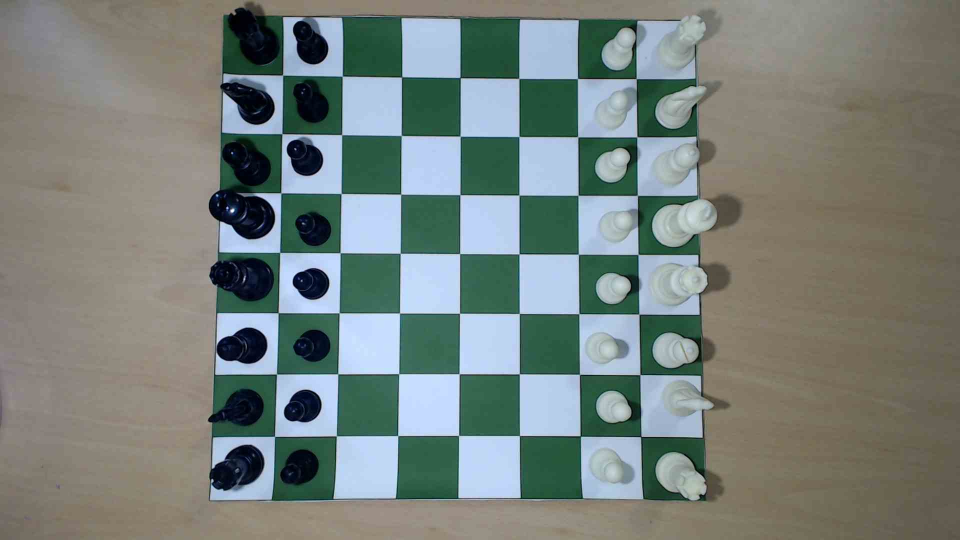
#> input picture data/raw/tablero_horizontal_2.jpg, 1920 x 1080 px (shown at 1/2 size)
$ jupyter execute --allow-errors delimitar_tablero.ipynb
#> lines starting #> are read from the running program, lines starting #| are printed output that depends on the picture; after the words box and inside, x2 and y2 are one past the last pixel; in counts of white or black regions, pixels touching at a corner belong together
# tableros bien horizontales

[cell 1]
import cv2
import matplotlib.pyplot as plt

[cell 2]
import cv2
import numpy as np
import matplotlib.pyplot as plt

# 1. Cargar la imagen
ruta = "../../data/raw/tablero_horizontal_2.jpg"
imagen_gris = cv2.imread(ruta, 0)
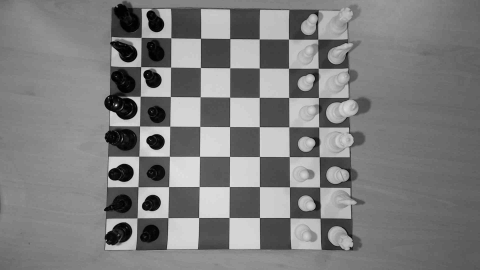
#> imagen_gris: shape (1080, 1920) (shown at 1/4 size); min 0, max 255, mean 125.2
imagen_color = cv2.imread(ruta)
#> imagen_color is the input picture: shape (1080, 1920, 3); mean B, G, R 123.6, 128.7, 119.5
imagen_color = cv2.cvtColor(imagen_color, cv2.COLOR_BGR2RGB)

if imagen_gris is None:
    print("No se pudo cargar la imagen. Revisa la ruta.")
else:
    # 2. SUAVIZADO: Eliminamos imperfecciones o texturas sutiles
    desenfocado = cv2.GaussianBlur(imagen_gris, (5, 5), 0)

    # 3. CANNY (REALCE DE BORDES): Busca cambios bruscos de intensidad.
    # Los valores 50 y 150 son los umbrales de sensibilidad.
    bordes_canny = cv2.Canny(desenfocado, 50, 150)
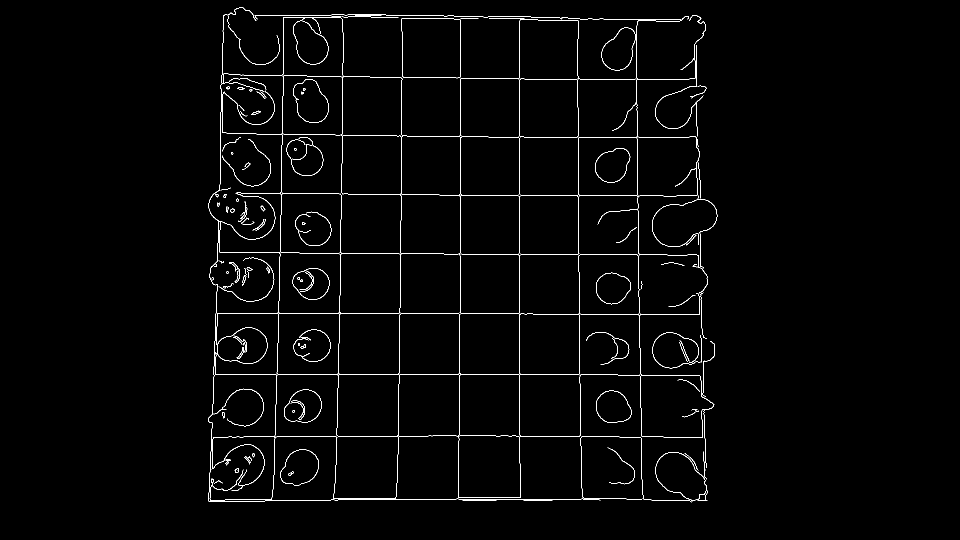
#> bordes_canny: shape (1080, 1920) (shown at 1/2 size); 1.5% white in thin lines or dots, all inside (x1, y1, x2, y2) = (416, 15, 1435, 1005)

    # 4. OPERACIÓN MORFOLÓGICA (CIERRE): Creamos un "bloque" de 5x5 píxeles
    # para conectar líneas del borde exterior que hayan quedado separadas o rotas.
    kernel = np.ones((5, 5), np.uint8)
    bordes_cerrados = cv2.morphologyEx(bordes_canny, cv2.MORPH_CLOSE, kernel)
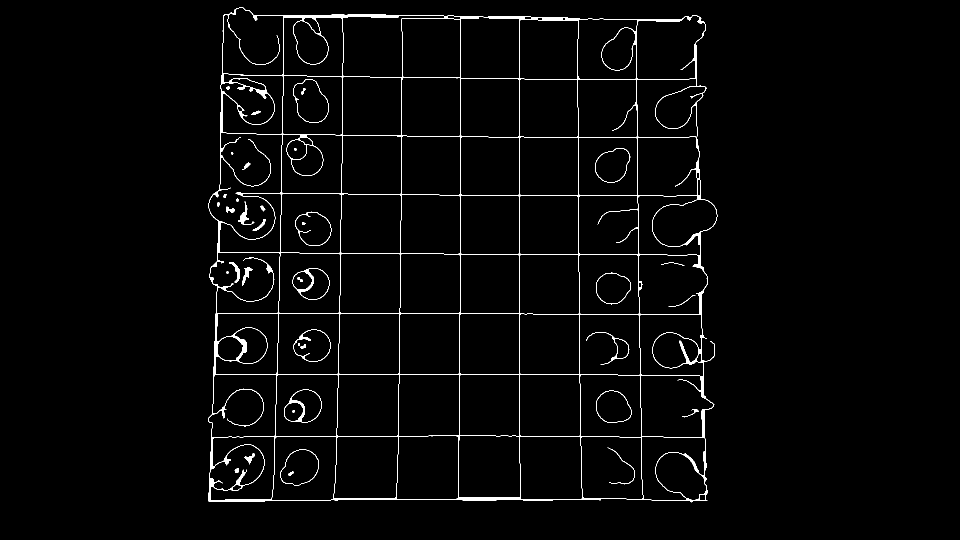
#> bordes_cerrados: shape (1080, 1920) (shown at 1/2 size); 1.9% white; 39 white regions (1 under 20 px)

    # 5. ENCONTRAR CONTORNOS: Buscamos solo el contorno más externo
    contornos, _ = cv2.findContours(bordes_cerrados, cv2.RETR_EXTERNAL, cv2.CHAIN_APPROX_SIMPLE)
#> contornos = 1 contour; box (x1, y1, x2, y2) and area: (416, 15, 1435, 1005) 931602

    # Ordenamos por tamaño (área) de mayor a menor
    contornos = sorted(contornos, key=cv2.contourArea, reverse=True)

    tablero_esquinas = None

    # 6. FILTRAR POR RECTÁNGULO: Buscamos cuál de los contornos grandes tiene 4 esquinas
    for c in contornos:
        perimetro = cv2.arcLength(c, True)
        aproximacion = cv2.approxPolyDP(c, 0.02 * perimetro, True)

        if len(aproximacion) == 4:
            tablero_esquinas = aproximacion
            break
#> this loop made 1 pass
#> perimetro on pass 1: 5000.1

    # 7. DIBUJAR Y MOSTRAR TODO EL PROCESO
    if tablero_esquinas is not None:
        print("¡Éxito! Se detectó el recuadro exterior del tablero.")
        cv2.drawContours(imagen_color, [tablero_esquinas], -1, (0, 255, 0), 7)
    else:
        print("No se encontró un contorno exterior de 4 esquinas perfecto.")
        print("Intentaremos dibujar el contorno más grande que encontró (tenga o no 4 esquinas) para ver qué pasó:")
        if len(contornos) > 0:
            cv2.drawContours(imagen_color, [contornos[0]], -1, (255, 0, 0), 5)
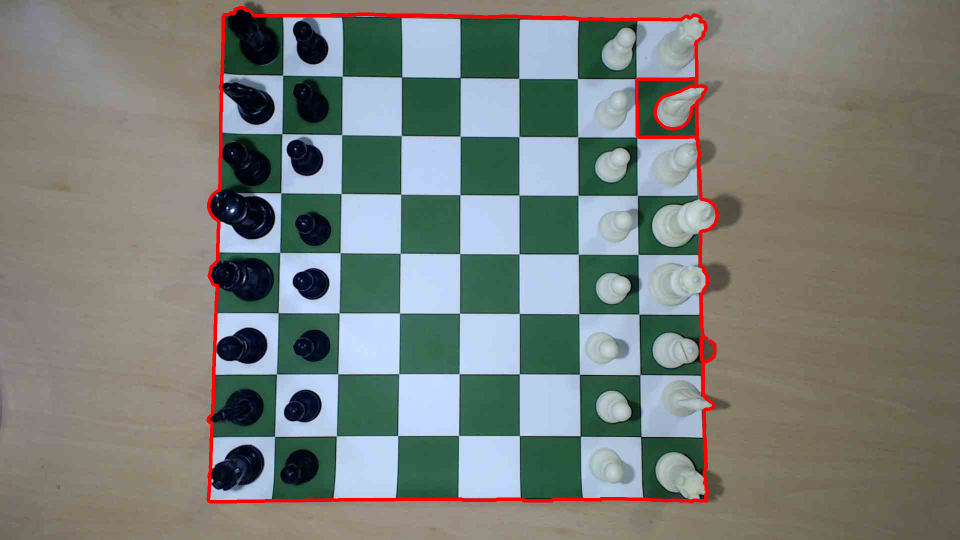
#> imagen_color: shape (1080, 1920, 3) (shown at 1/2 size); mean R, G, B 122, 127, 122

    # Bloque de visualización en Jupyter para diagnóstico
    fig, axs = plt.subplots(1, 3, figsize=(18, 6))

    axs[0].imshow(bordes_canny, cmap='gray')
    axs[0].set_title("1. Bordes con Canny")
    axs[0].axis('off')

    axs[1].imshow(bordes_cerrados, cmap='gray')
    axs[1].set_title("2. Bordes Cerrados (Morfología)")
    axs[1].axis('off')

    axs[2].imshow(imagen_color)
    axs[2].set_title("3. Resultado Final (Verde o Rojo)")
    axs[2].axis('off')

    plt.tight_layout()
    plt.show()

[cell 3]
print(tablero_esquinas)

Una vez delimitado el tablero podemos identificar las zonas en una matriz!!!

Aunque el tablero puede estar horizontal o vertical y las negras pueden estar arriba o abajo, para eso vamos a detectar

# identificar negras y blancas

ya tenemos el ancho

Voy a identificar las posiciones del tablero de las imagenes para saber como se van actualizando las posiciones.

sacamos los minimos de de cada axis.

[cell 4]
imagen_color = cv2.imread(ruta)
imagen_color = cv2.cvtColor(imagen_color, cv2.COLOR_BGR2RGB)

#> (the rest of this cell did not finish here and is left out)

#> (a cell that did not finish here is left out)

# corrigiendo la perspectiva

[cell 6]
import cv2
import numpy as np
import matplotlib.pyplot as plt

# Cargar imagen (OpenCV la carga en BGR por defecto)
imagen_bgr = cv2.imread(ruta)

# Convertir de BGR a HSV para trabajar en este espacio de color
imagen_hsv = cv2.cvtColor(imagen_bgr, cv2.COLOR_BGR2HSV)
#> imagen_hsv: shape (1080, 1920, 3); mean H, S, V 53.6, 66.4, 138.4

# Esquinas detectadas del tablero
# Deben estar en orden:
# superior izquierda, inferior izquierda,
# inferior derecha, superior derecha
pts_origen = np.array([
    [295, 78],      # superior izquierda
    [249, 1046],    # inferior izquierda
    [1277, 1036],   # inferior derecha
    [1258, 64]      # superior derecha
], dtype=np.float32)

# Tamaño deseado para el tablero corregido
lado = 800

pts_destino = np.array([
    [0, 0],
    [0, lado],
    [lado, lado],
    [lado, 0]
], dtype=np.float32)

# Matriz de homografía
H = cv2.getPerspectiveTransform(pts_origen, pts_destino)

# Corregir perspectiva trabajando directamente sobre la imagen HSV
tablero_rectificado_hsv = cv2.warpPerspective(
    imagen_hsv,
    H,
    (lado, lado)
)
#> tablero_rectificado_hsv: shape (800, 800, 3); mean H, S, V 79.4, 89.9, 147.6

# --- NOTA PARA VISUALIZACIÓN ---
# Como plt.imshow necesita RGB para mostrar los colores correctamente,
# convertimos el resultado rectificado de HSV a RGB solo para el gráfico.
tablero_rectificado_rgb = cv2.cvtColor(tablero_rectificado_hsv, cv2.COLOR_HSV2RGB)

plt.figure(figsize=(8,8))
plt.imshow(tablero_rectificado_rgb)
plt.title("Tablero rectificado (Visualizado en RGB)")
plt.axis("off")
plt.show()

[cell 7]
img = tablero_rectificado_hsv.copy()

lado = img.shape[0]
tam_celda = lado / 8

for fila in range(8):
    for columna in range(8):

        x1 = int(columna * tam_celda)
        y1 = int(fila * tam_celda)

        x2 = int((columna + 1) * tam_celda)
        y2 = int((fila + 1) * tam_celda)

        # En HSV, (0, 255, 255) representa un Rojo Puro y Brillante
        # H=0 (Rojo), S=255 (Máxima saturación), V=255 (Máximo brillo)
        cv2.rectangle(
            img,
            (x1, y1),
            (x2, y2),
            (0, 255, 255),
            2
        )
#> img: shape (800, 800, 3); mean H, S, V 74.8, 99.4, 154.1


# CORRECCIÓN AQUÍ: Convertimos la imagen con los rectángulos ya dibujados a RGB
img_rgb = cv2.cvtColor(img, cv2.COLOR_HSV2RGB)

plt.figure(figsize=(10,10))
plt.imshow(img_rgb) # Ahora le pasamos la imagen correctamente convertida
plt.axis("off")
plt.show()

Una vez obtenida la imagen, vamos a analizar donde se encuentran las negras y las blancas

[cell 8]
matriz = np.zeros(shape=(8,8))
print(matriz)

#> (the rest of this cell did not finish here and is left out)

# Clases Cell y Board

Encapsulamos la lógica de detección en clases: `Cell` guarda las coordenadas de cada casilla, y `Board` construye las 64 celdas a partir de la imagen rectificada y expone la matriz 8x8 (por ahora con ceros, sin piezas).

[cell 9]
import numpy as np


class Cell():

    def __init__(self, x_left, x_right, y_up, y_down, row=None, col=None):
        self.x_left = x_left
        self.x_right = x_right
        self.y_up = y_up
        self.y_down = y_down
        self.row = row
        self.col = col
        self.value = 0  # pieza (vacío por ahora)

    def __repr__(self):
        return (f"Cell[{self.row},{self.col}] "
                f"x=({self.x_left},{self.x_right}) y=({self.y_up},{self.y_down}) "
                f"value={self.value}")


class Board():

    def __init__(self, imagen_rectificada):
        self.imagen = imagen_rectificada #imagen hsv
        lado = imagen_rectificada.shape[0]
        self.tam_celda = lado / 8
        self.celdas = self._construir_celdas()
        self.matriz = np.zeros((8, 8), dtype=int)

    def _construir_celdas(self):
        celdas = []
        for fila in range(8):
            fila_celdas = []
            for col in range(8):
                x1 = int(col * self.tam_celda)
                y1 = int(fila * self.tam_celda)
                x2 = int((col + 1) * self.tam_celda)
                y2 = int((fila + 1) * self.tam_celda)
                celda = Cell(x1, x2, y1, y2, row=fila, col=col)
                fila_celdas.append(celda)
            celdas.append(fila_celdas)
#| [[0 0 0 0 0 0 0 0]
#|  [0 0 0 0 0 0 0 0]
#|  [0 0 0 0 0 0 0 0]
#|  [0 0 0 0 0 0 0 0]
#|  [0 0 0 0 0 0 0 0]
#|  [0 0 0 0 0 0 0 0]
#> (further printed lines are left out)
#| Celda [0][0]: x_left=0, x_right=100, y_up=0, y_down=100, value=0
        return celdas

    def dibujar(self, img=None):
        import cv2
        if img is None:
            img = self.imagen.copy()
        for fila in self.celdas:
            for celda in fila:
                cv2.rectangle(
                    img,
                    (celda.x_left, celda.y_up),
                    (celda.x_right, celda.y_down),
                    (255, 0, 0),
                    2
                )
#> img: shape (800, 800, 3); mean H, S, V 89.9, 84.3, 139
        return cv2.cvtColor(img, cv2.COLOR_HSV2RGB)
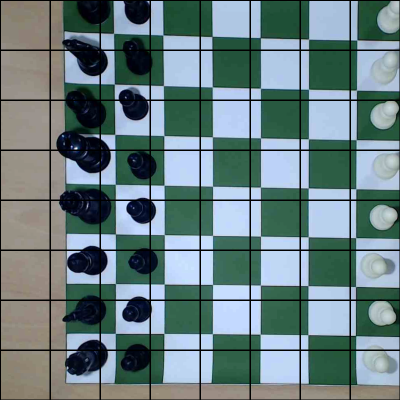
#> returned value: shape (800, 800, 3) (shown at 1/2 size); mean R, G, B 105.1, 126.7, 128.8

[cell 10]
# Crear el tablero a partir de la imagen rectificada
tablero = Board(tablero_rectificado_hsv)

# Mostrar la matriz (8x8 de ceros, sin piezas todavía)
print("Matriz del tablero:")
print(tablero.matriz)

# Verificar una celda de ejemplo: fila 0, columna 0 (esquina superior izquierda)
celda_ejemplo = tablero.celdas[0][0]
print(f"\nCelda [0][0]: x_left={celda_ejemplo.x_left}, x_right={celda_ejemplo.x_right}, "
      f"y_up={celda_ejemplo.y_up}, y_down={celda_ejemplo.y_down}, value={celda_ejemplo.value}")


# Dibujar el tablero usando la clase
img_board = tablero.dibujar()

plt.figure(figsize=(10, 10))
plt.imshow(img_board)
plt.title("Tablero dibujado con la clase Board")
plt.axis("off")
plt.show()

[cell 11]
print(celda_ejemplo)
#| Cell[0,0] x=(0,100) y=(0,100) value=0

[cell 12]
plt.imshow(tablero.imagen[:,:,2], cmap = "gray")
plt.show()
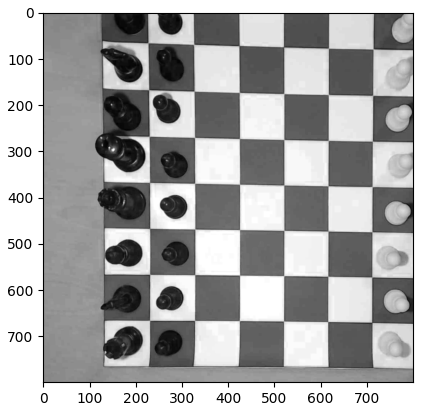
#> figure drawn by matplotlib, 1 panel

Vamos a analizar el perfil de grises de las esquinas para identificar dond stan las blancas y las ngras, considrando qu pueden star vereticals u horizontals

[cell 13]
import numpy as np

img_g = tablero.imagen[:, :, 2]
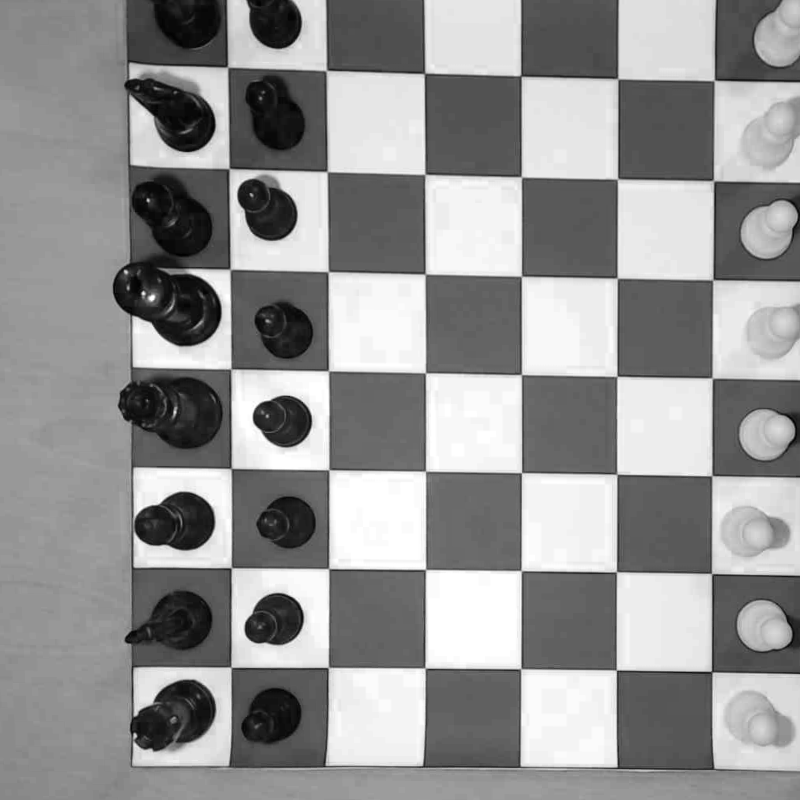
#> img_g: shape (800, 800); min 0, max 255, mean 147.6

x_mid_init = int((tablero.celdas[0][0].x_left + tablero.celdas[0][0].x_right) / 2)
#> x_mid_init = 50
y_mid_init = int((tablero.celdas[0][0].y_up + tablero.celdas[0][0].y_down) / 2)
#> y_mid_init = 50

signals = {
    "col": img_g[:, x_mid_init],
    "row": img_g[y_mid_init, :]
}

diferencias = {}
medias_por_signal = {}

for nombre, signal in signals.items():

    n = len(signal)
    q = n // 4

    primer_cuarto = signal[:q]
    ultimo_cuarto = signal[-q:]

    media_inicio = np.mean(primer_cuarto)
    media_fin = np.mean(ultimo_cuarto)

    medias_por_signal[nombre] = [media_inicio, media_fin]
    diferencias[nombre] = abs(media_inicio - media_fin)
#> this loop made 2 passes
#> (nombre, n, q, media_inicio, media_fin) on passes 1 to 2: ('col', 800, 200, 143.8, 145.3), ('row', 800, 200, 109.2, 168.5)
#> after the loop, diferencias = {'col': 1.47, 'row': 59.34}; medias_por_signal = {'col': [143.8, 145.3], 'row': [109.2, 168.5]}

# Señal ganadora
sentido = max(diferencias, key=diferencias.get)
#> sentido = 'row'

# Medias de la señal ganadora
medias_ganadora = medias_por_signal[sentido]
#> medias_ganadora = [109.2, 168.5]

print(f"Sentido ganador: {sentido}")
#| Sentido ganador: row
print(f"Medias [primer cuarto, último cuarto]: {medias_ganadora}")
#| Medias [primer cuarto, último cuarto]: [109.2, 168.54]

# Si querés usarlo luego:
# sentido -> "row" o "col"
# medias_ganadora -> [media_primer_cuarto, media_ultimo_cuarto]

$ run again, with data/raw/tablero_fuga_poco.jpg copied over data/raw/tablero_horizontal_2.jpg
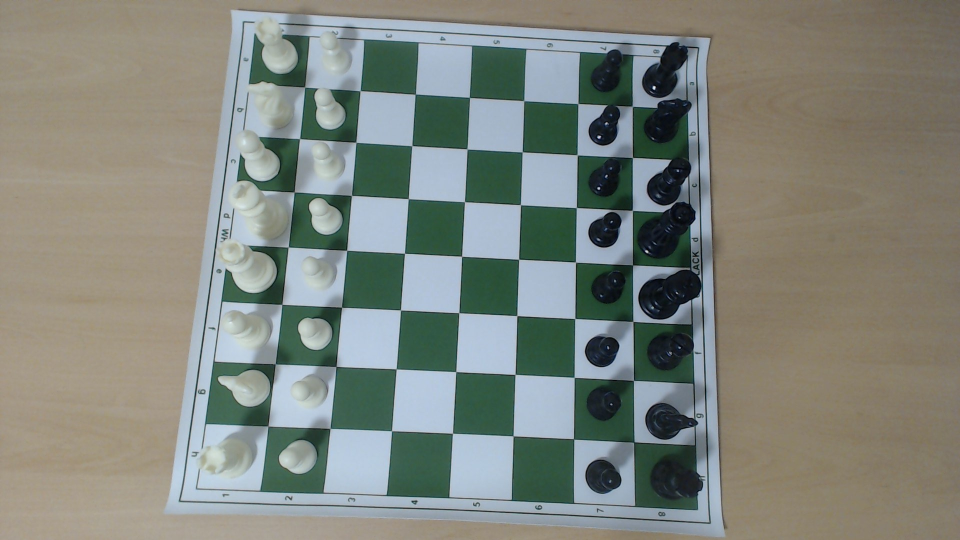
#> input picture data/raw/tablero_fuga_poco.jpg, 1920 x 1080 px (shown at 1/2 size)
#> imagen_color is the input picture: shape (1080, 1920, 3); mean B, G, R 124.6, 132.9, 128.2
#> bordes_canny: shape (1080, 1920); 1.7% white in thin lines or dots, all inside (x1, y1, x2, y2) = (357, 19, 1451, 1071)
#> bordes_cerrados: shape (1080, 1920); 2.6% white; 65 white regions (3 under 20 px)
#> contornos = 18 contours, 2 with area under 20; largest, box (x1, y1, x2, y2) and area: (357, 42, 1422, 1048) 805688, (440, 416, 469, 485) 639, (474, 183, 498, 262) 349, (1316, 1023, 1331, 1033) 111, (1070, 1010, 1085, 1020) 109
#> the loop `for c in contornos:` made 16 passes
#> (perimetro, tablero_esquinas) on pass 16: (170.3, [[513, 881], [511, 916], [484, 950], [511, 917]])
#| [[[513 881]]
#|  [[511 916]]
#|  [[484 950]]
#|  [[511 917]]]
#> puntos = [[513, 881], [511, 916], [484, 950], [511, 917]]
#> x_min = 484
#> x_max = 513
#> y_min = 881
#> y_max = 950
#| X mín (Izquierda): 484 | X máx (Derecha): 513
#| Y mín (Superior): 881  | Y máx (Inferior): 950
#> ancho_total = 29
#> alto_total = 69
#> celda_ancho = 3.62
#> celda_alto = 8.62
#> the loop `for i in range(1, 8):` made 7 passes
#> after the loop `for i in range(1, 8):`:
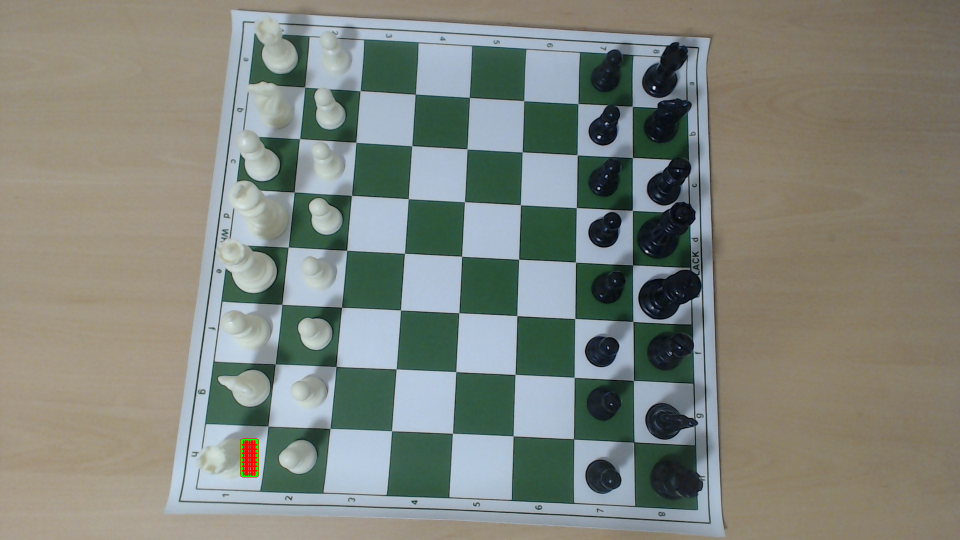
#> imagen_color: shape (1080, 1920, 3) (shown at 1/2 size); mean R, G, B 128.2, 132.8, 124.3
#> imagen_hsv: shape (1080, 1920, 3); mean H, S, V 54.7, 58, 142
#> H = [[0.841, 0.04, -251.3], [0.0129, 0.889, -73.17], [6.03e-06, 7.04e-05, 1]]
#> tablero_rectificado_hsv: shape (800, 800, 3); mean H, S, V 80.1, 61.8, 147.9
#> x_inf = 484
#| [[0 0 0 0 0 0 0 0]
#|  [0 0 0 0 0 0 0 0]
#|  [0 0 0 0 0 0 0 0]
#|  [0 0 0 0 0 0 0 0]
#|  [0 0 0 0 0 0 0 0]
#|  [0 0 0 0 0 0 0 0]
#> (further printed lines are left out)
#| Celda [0][0]: x_left=0, x_right=100, y_up=0, y_down=100, value=0
#| Cell[0,0] x=(0,100) y=(0,100) value=0
#> `img_g = tablero.imagen[:, :, 2]`:
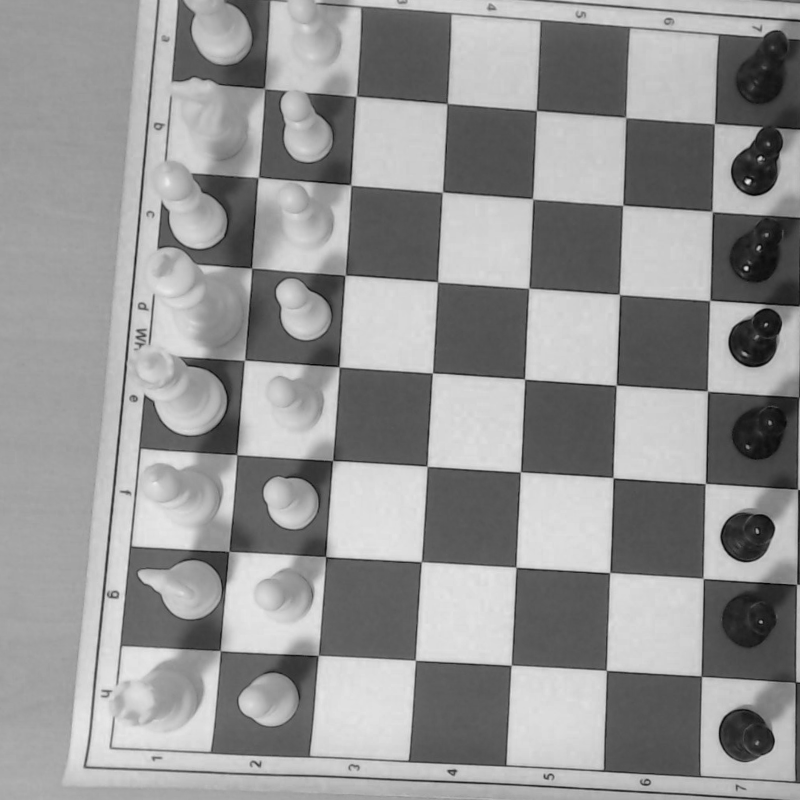
#> img_g: shape (800, 800); min 5, max 236, mean 147.9
#> x_mid_init = 50
#> the loop `for nombre, signal in signals.items(): ` made 2 passes
#> (nombre, n, q, media_inicio, media_fin) on passes 1 to 2: ('col', 800, 200, 154.5, 164.8), ('row', 800, 200, 152.1, 124.1)
#> after the loop `for nombre, signal in signals.items():`: diferencias = {'col': 10.26, 'row': 28.03}; medias_por_signal = {'col': [154.5, 164.8], 'row': [152.1, 124.1]}
#> sentido = 'row'
#> medias_ganadora = [152.1, 124.1]
#| Sentido ganador: row
#| Medias [primer cuarto, último cuarto]: [152.14, 124.11]
